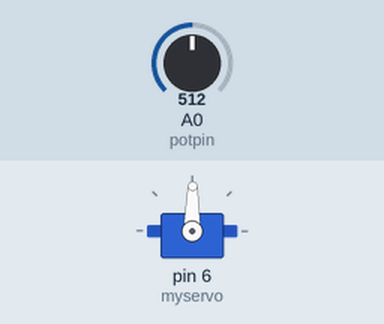
Recording of a sketch running on a simulated Arduino Uno, built with avr-gcc and run on an emulated ATmega328P. On the bench: servo. The inputs (shaded band) are chosen by the test bench; at power-on: A0 (potpin) = 512.

Above: at 1.2 s.
1.3 s: A0 (potpin) set to 716
At 2.5 s:
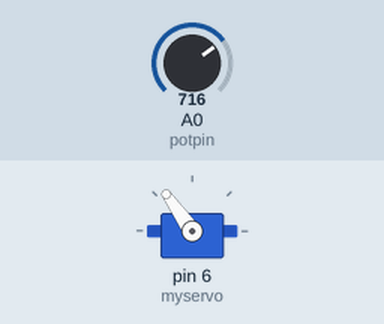
2.8 s: A0 (potpin) set to 900
At 3.5 s:
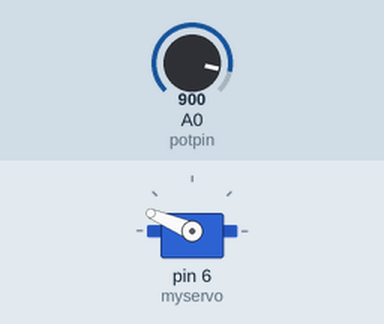
4.3 s: A0 (potpin) set to 1023
At 4.9 s:
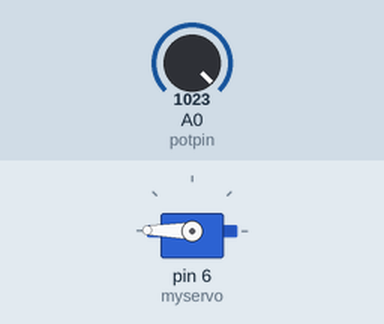
5.8 s: A0 (potpin) set to 306
At 7.0 s:
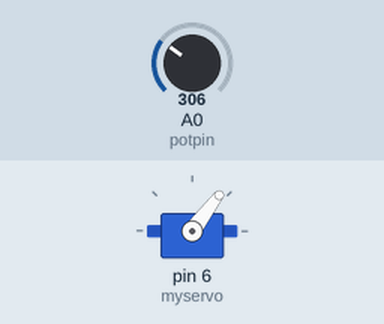
7.3 s: A0 (potpin) set to 122
At 8.4 s:
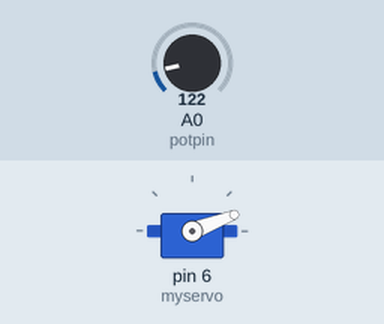
8.8 s: A0 (potpin) set to 511
At 9.3 s:
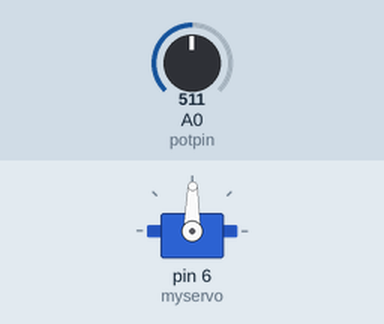
Timing chart, 0 to 11.3 s (numbered marks = the images above; inputs shaded):
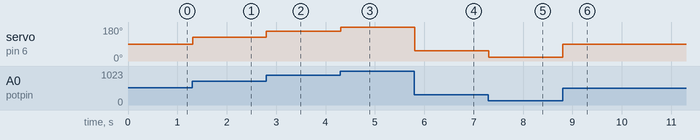

Measured:
- after the input at 1.3 s, servo on pin 6 (myservo): 89° → 125° at once
- after the input at 2.8 s, servo on pin 6 (myservo): 125° → 157° at once
- after the input at 4.3 s, servo on pin 6 (myservo): 157° → 179° at once
- after the input at 5.8 s, servo on pin 6 (myservo): 179° → 53° at once
- after the input at 7.3 s, servo on pin 6 (myservo): 53° → 21° at once
- after the input at 8.8 s, servo on pin 6 (myservo): 21° → 89° at once

The sketch:

motorServoControle.ino.ino
```cpp
#include <Servo.h>

Servo myservo;

#define potpin A0

int val;

void setup()
{
  myservo.attach(6);
}

void loop(){
  val = analogRead(potpin);
  val = map(val, 0, 1023, 0, 179);
  myservo.write(val);
  delay(15);
}
```
